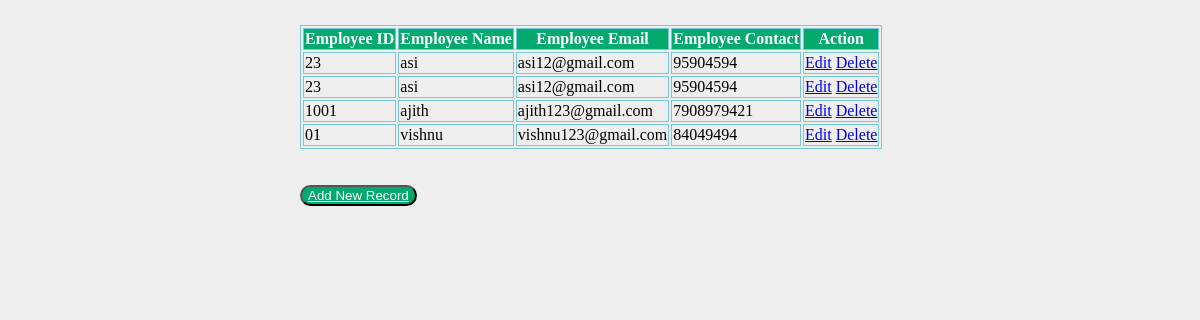
The page /show on the database its author committed.
### employee/models.py (models this page shows, shortened)
class Employee(models.Model):
    eid = models.CharField(max_length=20)
    ename = models.CharField(max_length=100)
    eemail = models.EmailField()
    econtact = models.CharField(max_length=15)
    class Meta:
        db_table = "employee"

### employee/views.py (the view)
# urls.py: path('show',views.show),
def show(request):
    employees = Employee.objects.all()
    return render(request,"show.html",{'employees':employees})

### employee/templates/show.html (shortened to what this page needs)
<!DOCTYPE html>
<html lang="en">
<head>
    {% load static %}
    <link rel="stylesheet" href="{% static 'css/style.css' %}">
</head>
<body>
    <table>
        <thead>
            <tr>
                <th>Employee ID</th>
                <th>Employee Name</th>
                <th>Employee Email</th>
                <th>Employee Contact</th>
                <th>Action</th>
            </tr>
        </thead>
        <tbody>
            {% for employee in employees %}
            <tr>
                <td>{{ employee.eid }}</td>
                <td>{{employee.ename}}</td>
                <td>{{employee.eemail}}</td>
                <td>{{employee.econtact}}</td>
                <td>
                    <a href="/edit/{{ employee.id }}">Edit</a>
                    <a href="/delete/{{employee.id}}">Delete</a>
                </td>
            </tr>
            {% endfor %}
        </tbody>
    </table>
    <br>
    <br>
    <button><a style="color:white;" href="/emp">Add New Record</a></button>
</body>
</html>

### employee/static/css/style.css (style rules this page uses)
body { background: #eee; height: 100%; margin: 25px 0; padding-left: 300px; }
table, th, td { border: 1px solid rgb(118, 200, 221); }
th { background-color: #04AA6D; color: white; }
button { border-radius: 12px; color: aqua; background-color: #04AA6D; cursor: pointer; }

### rows shown on the page
Employee: eid "23", ename "asi", eemail "asi12@gmail.com", econtact "95904594"
Employee: eid "23", ename "asi", eemail "asi12@gmail.com", econtact "95904594"
Employee: eid "1001", ename "ajith", eemail "ajith123@gmail.com", econtact "7908979421"
Employee: eid "01", ename "vishnu", eemail "vishnu123@gmail.com", econtact "84049494"
